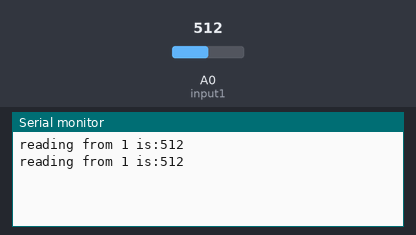
A sketch run on a simulated Arduino Uno, built with avr-gcc and run on an emulated ATmega328P. On the bench: the last lines printed to the serial monitor. Inputs (shaded band) come from the test bench; at power-on: A0 (input1) = 512.

Above: at 1.8 s.
1.9 s: A0 (input1) set to 716
At 2.8 s:
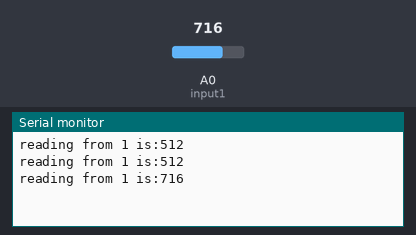
3.4 s: A0 (input1) set to 900
At 4.4 s:
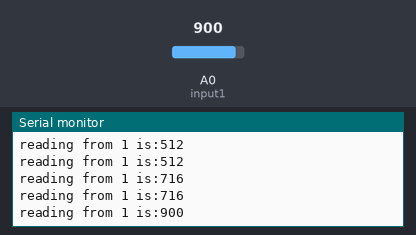
Timing chart, 0 to 6.4 s (numbered marks = the images above; inputs shaded):
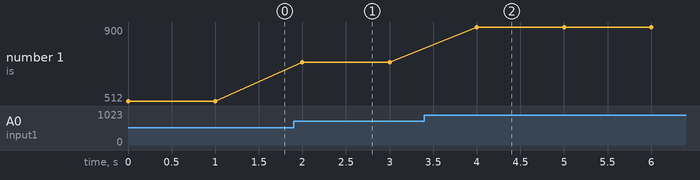

The sketch:

analogue_input_test.ino
```cpp
//this program teste the analogue read of the analogue pins. It then outputs the reading via the serial communication in the port
const int input1 = A0;                  // sets up the analogue pin A0
const int input2 = A1;
const int input3 = A2;
const int input4 = A3;
void setup() {
  // initialize the serial communications:
  Serial.begin(9600);// set the baud rate(9600 in this case）


}

void loop() {
  Serial.print("reading from 1 is:");
  Serial.println(analogRead(input1));

  //get reading from the pin
  delay(1000);//delay 100 before the next reading
}
```

Measured:
- after the input at 1.9 s, the serial monitor: prints a new line after 0.10 s (image 1)
- after the input at 3.4 s, the serial monitor: prints a new line after 0.60 s (image 2)
- plotted number 1: 512 → 716 after the input at 1.9 s, 716 → 900 after the input at 3.4 s
